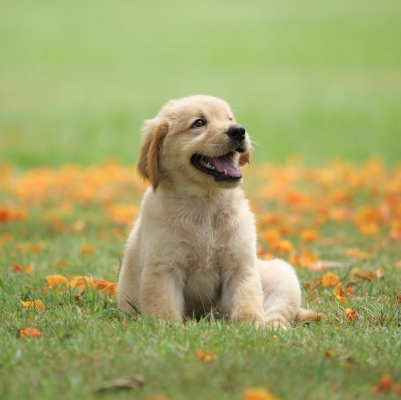
#> input picture Dec23_CV/images/dog.jpg, 401 x 400 px; the run also reads 1 picture not shown here
$ jupyter execute 01_Image_Basics.ipynb
#> lines starting #> are read from the running program, lines starting #| are printed output that depends on the picture
[cell 1]
import numpy as np
import matplotlib.pyplot as plt

[cell 2]
z = np.zeros([100,100])
z

[cell 3]
plt.imshow(z, cmap='gray')
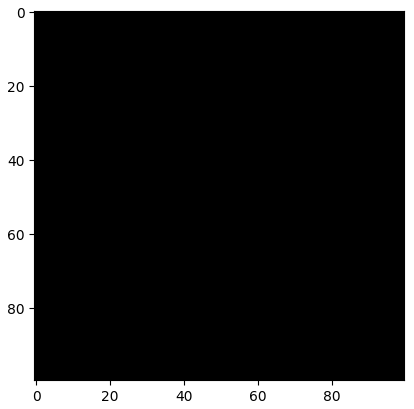
#> figure drawn by matplotlib, 1 panel

[cell 4]
z = z + 100
z

[cell 5]
plt.imshow(z, cmap='gray')

[cell 6]
z = z + 155
z

[cell 7]
plt.imshow(z, cmap='gray')

[cell 8]
z = np.zeros([100,100])

[cell 9]
z = z + 0.5

[cell 10]
plt.imshow(z, cmap='gray')

[cell 11]
y = np.arange(0,100).reshape(10,10)

[cell 12]
plt.imshow(y, cmap='gray')
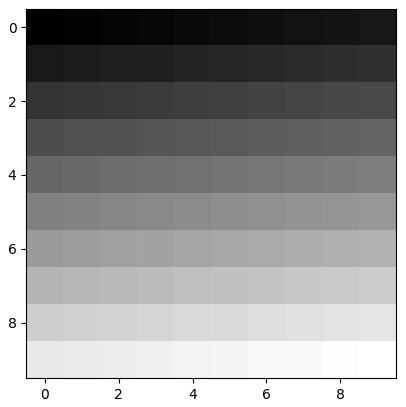
#> figure drawn by matplotlib, 1 panel

[cell 13]
plt.imshow(y)
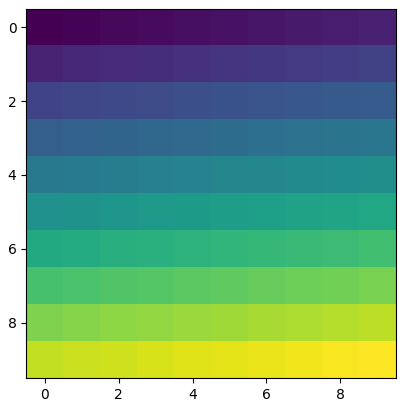
#> figure drawn by matplotlib, 1 panel

[cell 14]
z = np.arange(0,10000).reshape(100,100)

[cell 15]
plt.imshow(z, cmap='gray')
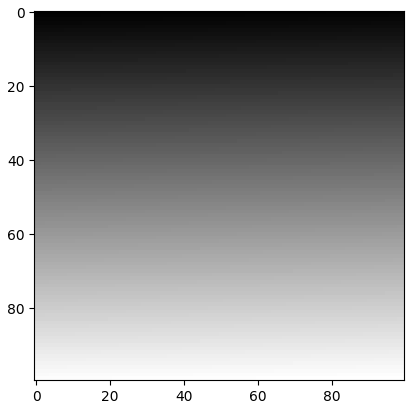
#> figure drawn by matplotlib, 1 panel

Install the packages

pip install opencv-python pillow

[cell 16]
import cv2

[cell 17]
img = cv2.imread('images/dog.jpg')
#> img is the input picture: shape (400, 401, 3); mean B, G, R 102.9, 164.7, 162.3

[cell 18]
img

[cell 19]
img.shape
#> Out = (400, 401, 3)

[cell 20]
type(img)

[cell 21]
img.dtype

[cell 22]
img.size
#> Out = 481200

[cell 23]
plt.imshow(img)

[cell 24]
img = plt.imread('images/dog.jpg')

[cell 25]
plt.imshow(img)

[cell 26]
cv2.imshow('dog.jpg', img)
cv2.waitKey(5000)
cv2.destroyAllWindows()

[cell 27]
from PIL import Image

[cell 28]
img = Image.open('dog.jpg')

[cell 29]
print(img)
#| <PIL.JpegImagePlugin.JpegImageFile image mode=RGB size=401x400 at 0x7FAD882051D0>

[cell 30]
img

[cell 31]
type(img)

[cell 32]
img.format
#> Out = 'JPEG'

[cell 33]
img.layers
#> Out = 3

[cell 34]
img.show()

[cell 35]
img.size
#> Out = (401, 400)

[cell 36]
img.mode
#> Out = 'RGB'

[cell 37]
img1 = plt.imread('buildings.jpg')
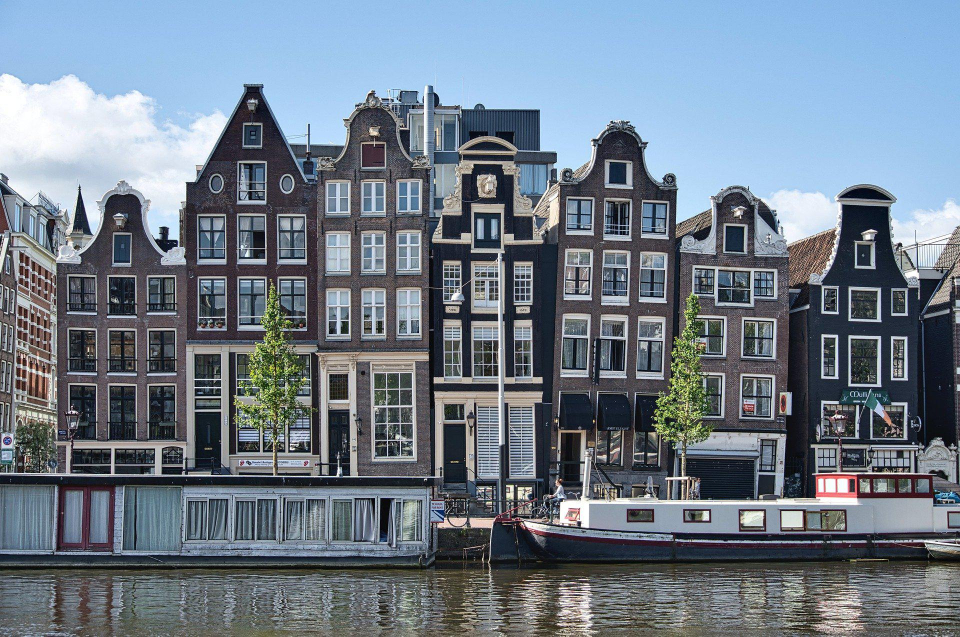
#> input picture Dec23_CV/buildings.jpg, 1920 x 1273 px (shown at 1/2 size)
#> img1 is the input picture: shape (1273, 1920, 3); mean R, G, B 111.8, 123.9, 136.8
